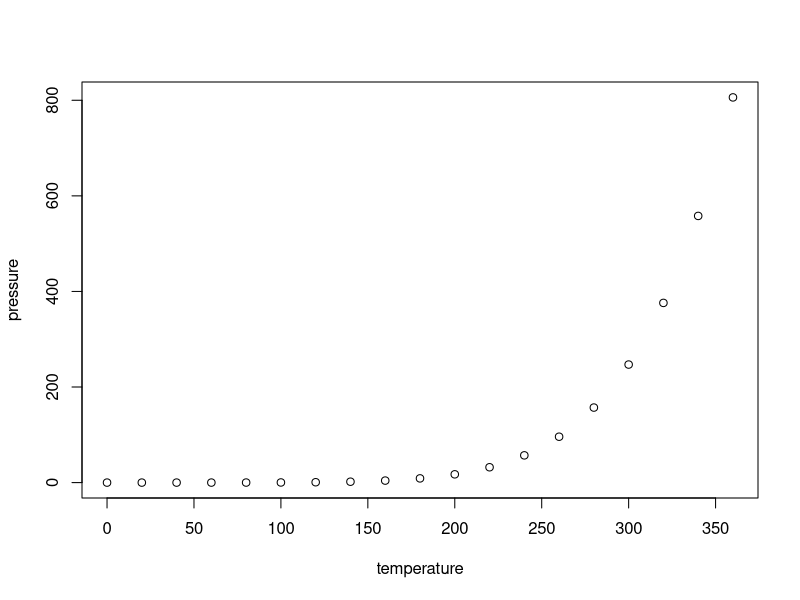
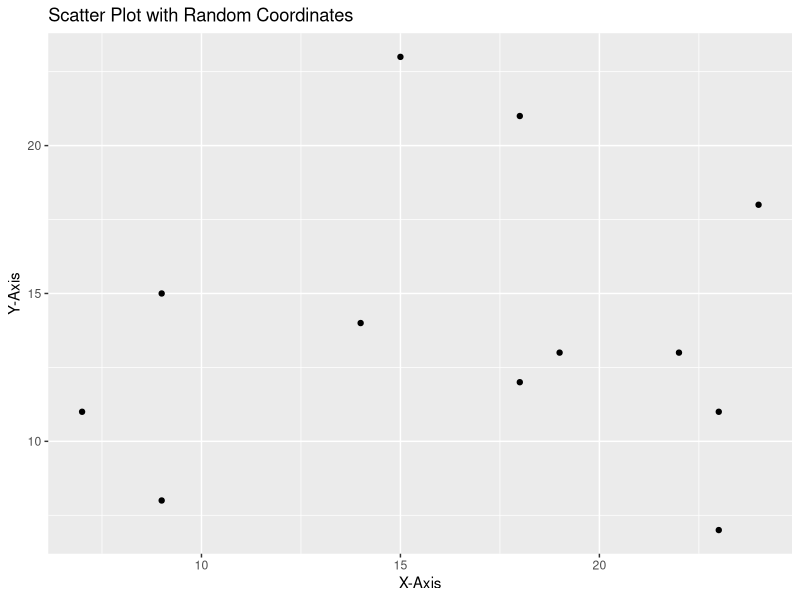

Source code (R) for these figures, in order:
## ---- chunk 1
knitr::opts_chunk$set(echo = TRUE)
## ---- chunk 2
summary(cars)
## ---- chunk 3
plot(pressure)
## ---- chunk 4
print(2001497)
print('Year 4')
## ---- chunk 5
my_table <- data.frame(
  stage_1 = c("Business/Problem Understanding", "What problem are you trying to solve?"), 
  stage_2 = c("Analytic Apprach", "How can you use the data to answer this question?"), 
  stage_3 = c("Data requirements", "What data is needed to answer the question?"), 
  stage_4 = c("Data collection", "What is the source of this data? How to collect?"), 
  stage_5 = c("Data Understanding", "Is the data indicative of the problem to be solved?")
)

library(knitr)
kable(my_table)
## ---- chunk 6
set.seed(123)
random_numbers <- rnorm(10, mean = 12, sd = 3)
print(random_numbers)
## ---- chunk 7
set.seed(123)
random_numbers_2 <- sample(5:25, 12, replace = TRUE)
mean_value <- mean(random_numbers_2)
print(mean_value)
## ---- chunk 8
set.seed(123)
random_x_values = sample(5:25, 12, replace = TRUE)
random_y_values = sample(5:25, 12, replace = TRUE)
data <- data.frame(x = random_x_values, y = random_y_values)

library(ggplot2)
scatter_plot <- ggplot(data, aes(x, y)) +
  geom_point() +
  labs(title = "Scatter Plot with Random Coordinates",
       x = "X-Axis",
       y = "Y-Axis")

print(scatter_plot)
## ---- chunk 9
standard_error <- function(data) 
  {se <- sd(data)/sqrt(length(data))
return(se)}

set.seed(123)
random_numbers_3 <- rnorm(15, mean = 12, sd = 3)
print(standard_error(random_numbers_3))
## ---- chunk 10
bmi <- function(weight_kg, height_m) 
{bmi_inner <- weight_kg/height_m**2
  return(bmi_inner)}

print(bmi(85,1.9))

